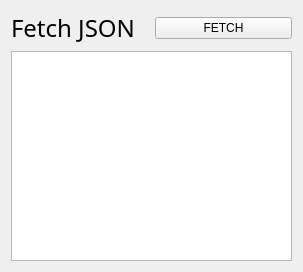
<?xml version="1.0" encoding="UTF-8"?>
<ui version="4.0">
 <class>Widget</class>
 <widget class="QWidget" name="Widget">
  <property name="geometry">
   <rect>
    <x>0</x>
    <y>0</y>
    <width>303</width>
    <height>272</height>
   </rect>
  </property>
  <property name="windowTitle">
   <string>JSON Fetcher</string>
  </property>
  <layout class="QVBoxLayout" name="verticalLayout">
   <item>
    <layout class="QHBoxLayout" name="horizontalLayout">
     <item>
      <widget class="QLabel" name="title_area">
       <property name="font">
        <font>
         <family>MV Boli</family>
         <pointsize>18</pointsize>
        </font>
       </property>
       <property name="text">
        <string>Fetch JSON</string>
       </property>
      </widget>
     </item>
     <item>
      <widget class="QPushButton" name="fetch_button">
       <property name="text">
        <string>FETCH</string>
       </property>
      </widget>
     </item>
    </layout>
   </item>
   <item>
    <widget class="QListWidget" name="json_content_list"/>
   </item>
  </layout>
 </widget>
 <resources/>
 <connections/>
</ui>
